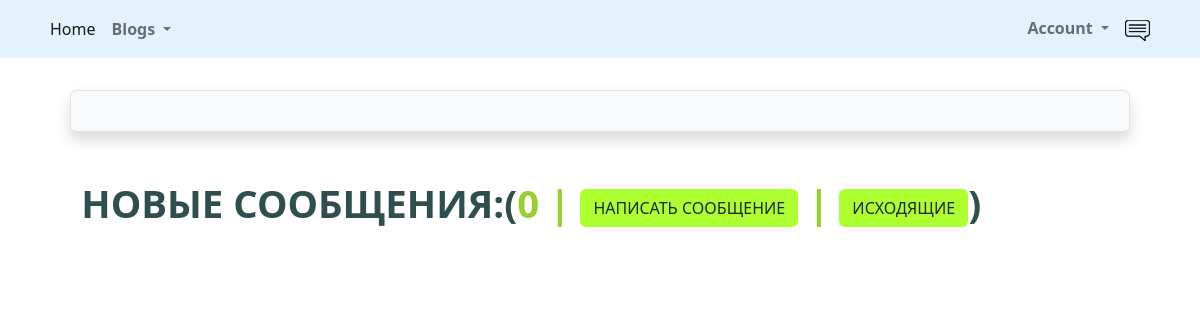
/accounts/profile/inbox (signed in), run on an earlier commit of the app's database.
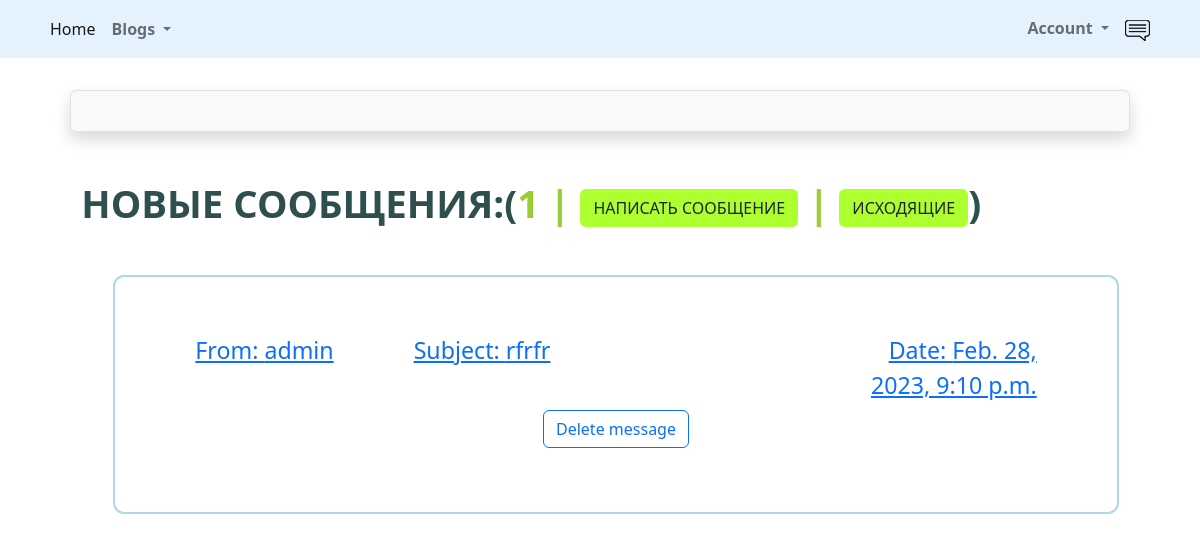
And on a later commit of the database.
### src/accounts/models.py (models this page shows, shortened)
class Message(models.Model):
    sender = models.ForeignKey(User, on_delete=models.SET_NULL, null=True, blank=True)
    recipient = models.ForeignKey(User, on_delete=models.SET_NULL, null=True, blank=True, related_name='messages')
    name = models.CharField(max_length=200, null=True, blank=True)
    subject = models.CharField(max_length=200, null=True, blank=True)
    body = models.TextField(max_length=1000)
    is_readed = models.BooleanField(default=False, null=True)
    created = models.DateTimeField(auto_now_add=True)
    id = models.UUIDField(default=uuid.uuid4, unique=True, primary_key=True, editable=False)
    class Meta:
        ordering = ['is_readed', '-created']

class User(AbstractUser):
    is_activated = models.BooleanField(default=True, db_index=True)
    avatar = models.ImageField(upload_to=avatar_place, default='profile/default.png')
    birthday = models.DateField(null=True, blank=True)
    city = models.CharField(max_length=50, null=True, blank=True)
    class Meta(AbstractUser.Meta):
        db_table = 'user'
    def __str__(self):
        return self.username

### src/accounts/views.py (the view)
# urls.py: path('profile/inbox', Inbox.as_view(), name='inbox'),
class Inbox(LoginRequiredMixin, ListView):
    model = Message
    template_name = 'messages/inbox.html'
    def get_queryset(self):
        queryset = Message.objects.filter(recipient_id=self.request.user.pk).select_related('recipient')
        return queryset
    def get_context_data(self, *, object_list=None, **kwargs):
        context = super(Inbox, self).get_context_data(**kwargs)
        context['count_of_unread'] = self.get_queryset().filter(is_readed=False).count()
        return context

### src/accounts/templates/messages/inbox.html
{% extends 'base.html' %}
{% load static %}
{% block content %}
    <link rel="stylesheet" type="text/css" href="{% static 'message/css/message.css' %}">
<main class="inbox my-xl">
  <div class="content-box">
    <h3 class="inbox__title">Новые сообщения:(<span>{{count_of_unread}} | <a href="{% url 'accounts:create_message' %}" class="btn btn--sub btn--lg">Написать сообщение </a> | <a href="{% url 'accounts:outbox' %}" class="btn btn--sub btn--lg">Исходящие</a></span>)</h3>
    <ul class="messages">
      {% for pm in message_list %}
      {% if pm.is_read == False %}
      <li class="message message--unread">
        {% else %}
      <li class="message">
        {% endif %}
        <a href="{% url 'accounts:message' pm.id %}">
          <span class="message__author">From: {{pm.sender}}</span>
          <span class="message__subject">Subject: {{pm.subject}}</span>
          <span class="message__date">Date: {{pm.created}}</span>
        <center><span><a class="btn btn-outline-primary m-2"
                           href="{% url 'accounts:delete_message' pm.id %}">Delete message</a></span></center>
        </a>
      </li>
      {% endfor %}
    </ul>
  </div>
</main>
{% endblock content %}

What changed in the data, as far as the page shows it:
added Message: sender "admin", subject "rfrfr", created "Feb. 28, 2023, 9:10 p.m."
Also different on the page:
{{ count_of_unread }}: "0" → "1"
